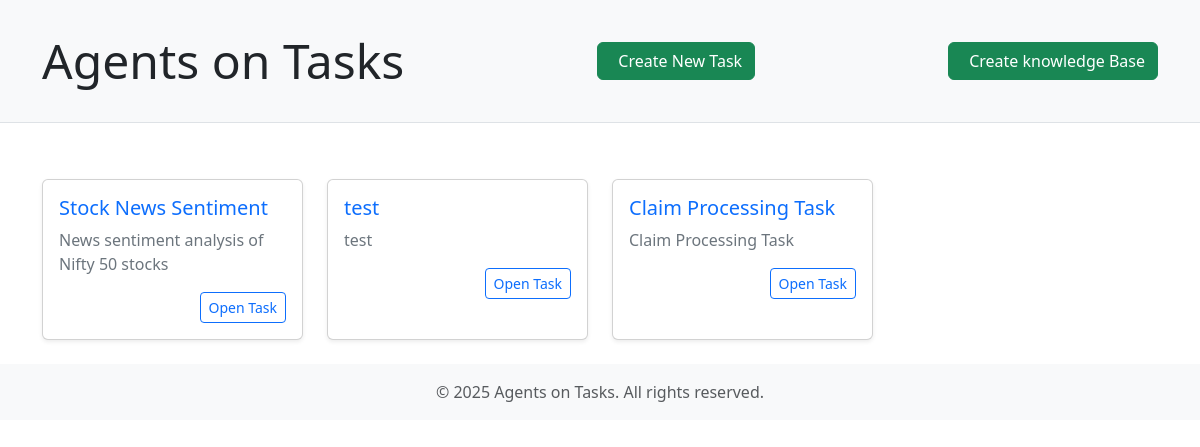
The app's page /, older data.
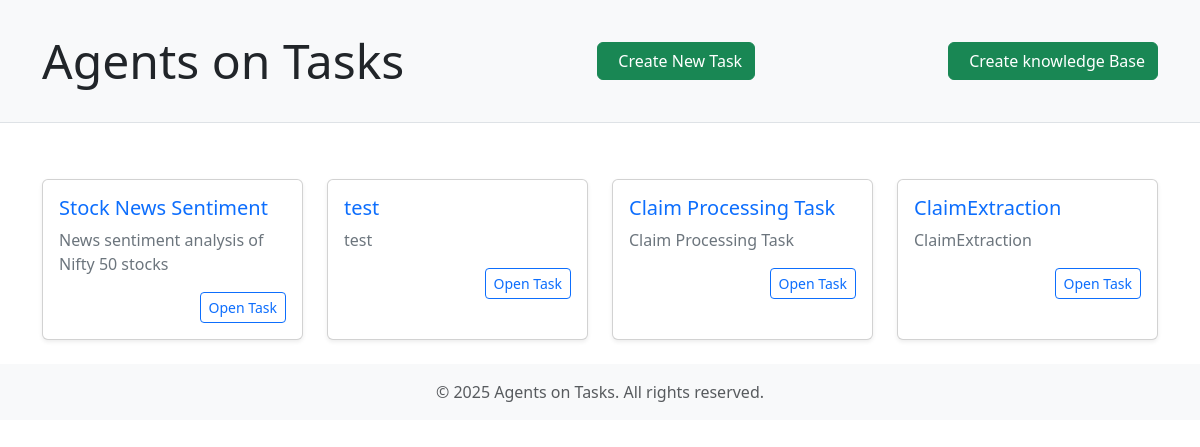
The same page, newer data.
### agentoapp/models.py (models this page shows, shortened)
class Task(models.Model):
    name = models.CharField(max_length=100)
    description = models.CharField(max_length=100)

### agentoapp/views.py (the view)
# urls.py: path('', name='index',view=index),
def index(request):
    tasks = Task.objects.all().values()
    return render(request,'agentoapp/index.html',context={'tasks':tasks})

### agentoapp/templates/agentoapp/index.html (shortened to what this page needs)
<!DOCTYPE html>
<html lang="en">
<head>
    <link href="https://cdn.jsdelivr.net/npm/bootstrap@5.3.3/dist/css/bootstrap.min.css" rel="stylesheet"
>
</head>
<body>
    <header class="header">
        <div class="container">
            <div class="d-flex justify-content-between align-items-center">
                <h1 class="display-5 mb-0">Agents on Tasks</h1>
                <a class="btn btn-success" href="{% url 'agentoapp:task' action='create' id=0%}">
                    Create New Task
                </a>
                <a class="btn btn-success" href="{% url 'agentoapp:knowledgerep' action='create' id=0 %}">
                    Create knowledge Base
                </a>
            </div>
        </div>
    </header>
    <main class="container py-4">
        <div class="row g-4">
            {% for task in tasks %}
            <div class="col-12 col-md-6 col-lg-3">
                <div class="card task-card shadow-sm">
                    <div class="card-body">
                        <h5 class="card-title text-primary">{{task.name}}</h5>
                        <p class="card-text text-secondary mb-3">{{task.description}}</p>
                        <div class="d-flex justify-content-end">
                            <a href="{% url 'agentoapp:task' action='edit' id=task.id %}"
                               class="btn btn-outline-primary btn-sm">
                                Open Task
                            </a>
                        </div>
                    </div>
                </div>
            </div>
            {% endfor %}
        </div>
    </main>
    <footer class="footer mt-auto py-3 bg-light">
        <div class="container text-center">
            <span class="text-muted">© 2025 Agents on Tasks. All rights reserved.</span>
        </div>
    </footer>
</body>
</html>

Row changes from the older to the newer data that the page shows:
added Task: name "ClaimExtraction", description "ClaimExtraction"
